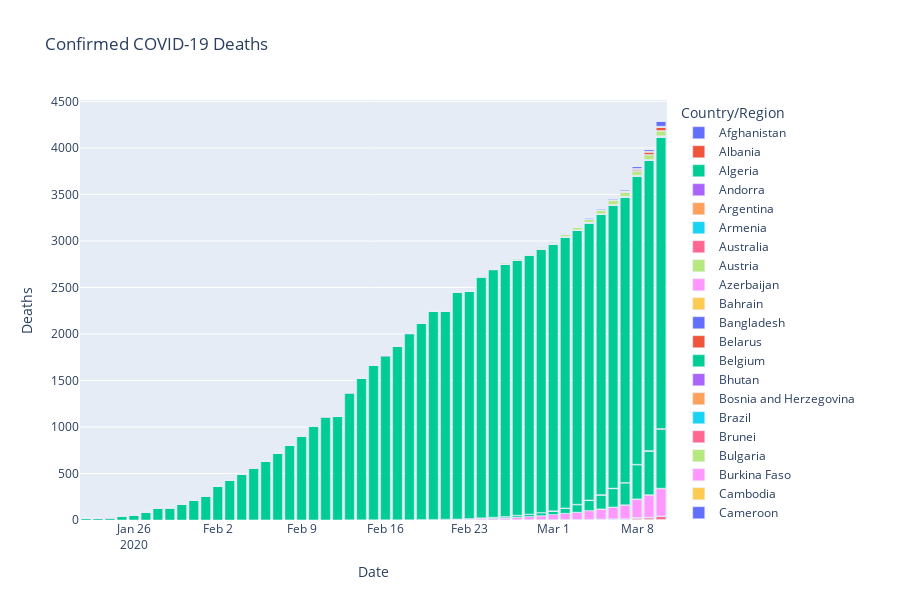
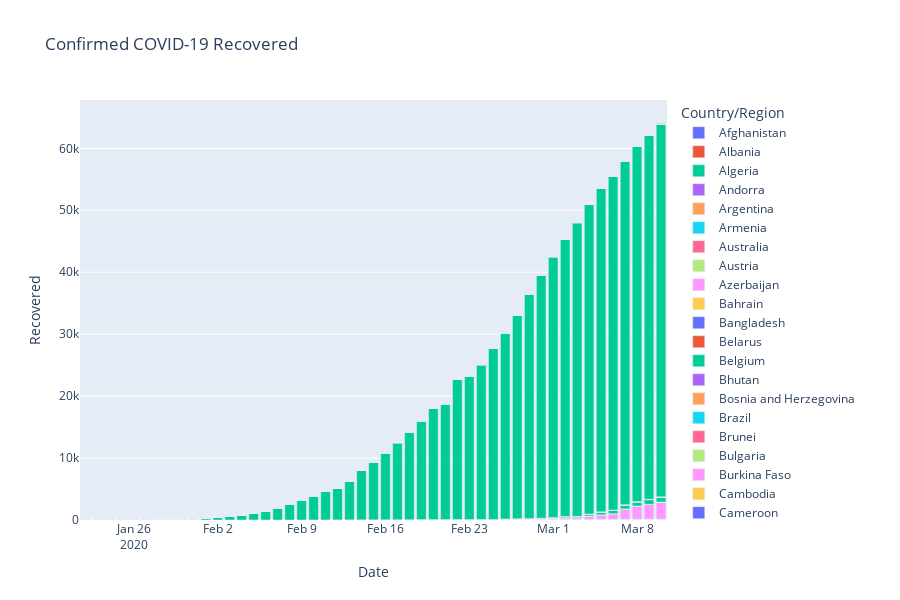

These figures' notebook cell, in order:
### Markdown cell above
**Now we look at the deaths per day versus recoveries per day to determine how lethal this virus is**

### Code cell
temp = df.groupby(['Country/Region', 'Date'])['Confirmed', 'Deaths', 'Recovered'].sum()
temp = temp.reset_index()

fig = px.bar(temp, x="Date", y="Deaths", color='Country/Region', orientation='v', height=600,
             title='Confirmed COVID-19 Deaths', color_continuous_scale=px.colors.sequential.thermal)
fig.show()

fig = px.bar(temp, x="Date", y="Recovered", color='Country/Region', orientation='v', height=600,
             title='Confirmed COVID-19 Recovered', color_continuous_scale=px.colors.sequential.thermal)
fig.show()
